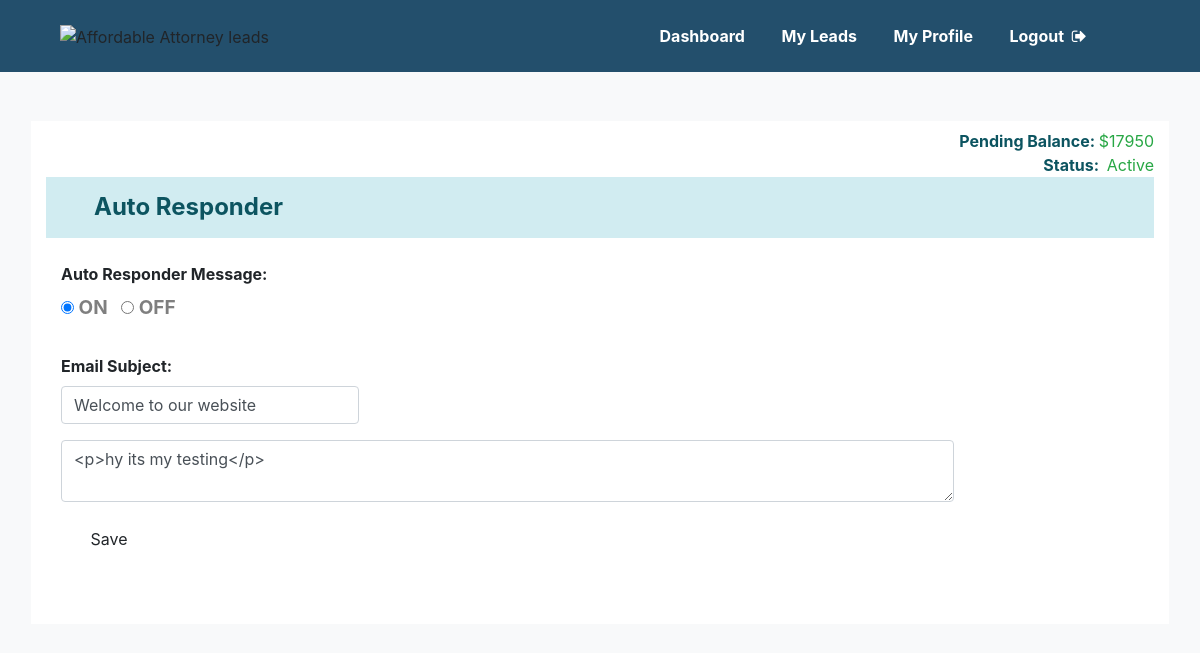
Page /lawyer/app/autorespond (signed in) on the committed database.
### tables this page shows
CREATE TABLE `lawyer_profile` (
  `id` int(11) NOT NULL,
  `active` tinyint(1) NOT NULL,
  `idhash` varchar(100) NOT NULL,
  `Name` varchar(70) NOT NULL,
  `Organization` varchar(25) NOT NULL,
  `Email` varchar(255) NOT NULL,
  `Password` varchar(100) NOT NULL,
  `access_code` text NOT NULL,
  `Contact` varchar(20) NOT NULL,
  `state` varchar(100) NOT NULL,
  `city2` varchar(100) NOT NULL,
  `city3` varchar(100) NOT NULL,
  `city4` varchar(100) NOT NULL,
  `Zipcode` int(5) NOT NULL,
  `Leads` int(100) NOT NULL,
  `total_Leads` int(100) NOT NULL,
  `PendingBalance` int(100) NOT NULL,
  `DummyLeads` int(100) NOT NULL,
  `Picture` varchar(120) NOT NULL,
  `Catogory` varchar(255) NOT NULL,
  `Catogory2` varchar(30) NOT NULL,
  `Catogory3` varchar(30) NOT NULL,
  `Catogory4` varchar(30) NOT NULL,
  `Description` longtext NOT NULL,
  `subject` text NOT NULL,
  `detail` longtext NOT NULL,
  `smsstatus` varchar(1) NOT NULL
);

### lawyer/app/autorespond.php (the view, shortened to what this page needs)
<?php
if(strlen($_SESSION['Lawyerlogin'])==0)
	{
header('location:login');
}
else{
?>
<!DOCTYPE html>
<html lang="en">
<head>
    <?php include "libs.php"; ?>
</head>
<body class="bg-light">
<?php include_once "dashboard_header.php"; ?>
<br><br><br>
<section class="pl-2 pr-2">
    <div class="container bg-white text-center text-black dash pt-2 mt-5 mb-5 border-light border-right border-left border-top border-bottom">
        <?php include_once "balance_status.php" ?>
        <h4 class="text-left pl-5 font-weight-bold p-3" style="background-color:#d1ecf1; color:#0c5460;">Auto Responder </h4>
        <div class="container-fluid p-0">
            <div class="col-12 col-lg-10  col-md-10 col-sm-12">
                <form class="payment-form1" method="post">
					 <?php $sql = "SELECT subject,detail,active from lawyer_profile where id=:id";
                    $query = $db -> prepare($sql);
                    $query->bindParam(':id',$id,PDO::PARAM_STR);
                    $query->execute();
                    $results=$query->fetchAll(PDO::FETCH_OBJ);
                    if($query->rowCount() > 0)
                    {
                    foreach($results as $result)
                    {
                    $detail = htmlentities($result->detail);
                    $sub= htmlentities($result->subject);
                    $act= htmlentities($result->active);
                    }}?>
                    <div class="form-group text-left">
                        <label class="mt-3 font-weight-bold">Auto Responder Message:</label><br>
                        <input type="radio" name="active" <?php echo ($act =='1')? 'checked':''?> value="1">
                        <span class="font-weight-bold text-black-50" style="font-size: 19px;">ON</span>&nbsp;&nbsp;
                        <input type="radio" name="active" <?php echo ($act =='0')? 'checked':''?> value="0" >
                        <span class="font-weight-bold text-black-50" style="font-size: 19px;">OFF</span>
                    </div>
                    <div class="form-group text-left">
                        <label class="mt-3 font-weight-bold ">Email Subject:</label>
                        <input type="text" class="form-control col-lg-4 col-md-6 col-sm-10 col-12" name="subject" placeholder="Write Subject line" value="<?php echo $sub?>" >
                    </div>
                    <div class="form-group text-left">
                        <textarea class="ckeditor form-control" placeholder="Write Message" name="editor"><?php echo $detail?></textarea>
                    </div>
                    <div class="form-group text-left">
                            <input type="submit" name="submitbtn" class="btn pt-2 pb-2 pr-4 pl-4 mb-5 buttons" value=" Save " />
                    </div>
                </form>
            </div>
        </div>
    </div>
</section>
</body>
</html>
<?php }?>

### lawyer/app/balance_status.php (shortened to what this page needs)
<?php
$database=new Database();
$db = $database->getConnection();
$id=$_SESSION['id'];
 $sql ="SELECT * FROM lawyer_profile WHERE  id=:id";
 $query = $db->prepare($sql);
$query-> bindParam(':id', $id, PDO::PARAM_STR);
 $query->execute();
 $results=$query->fetchAll(PDO::FETCH_OBJ);
 if($query->rowCount() > 0)
 {
     foreach($results as $result){
         $pending=htmlentities($result->PendingBalance);
     }
 }
?>
<div class="text-right font-weight-bold" style="color:#0c5460;">
    <p class=" m-0">
        Pending Balance: <b class="text-success font-weight-normal">$<?php echo $pending?></b> <br />
    </p>
    <p class=" m-0">
        Status:&nbsp;
        <b class="font-weight-normal text-success"  id="color1">
            <?php
                echo "Active";
            ?>
        </b>
    </p>
</div>

### rows in the picture
lawyer_profile: PendingBalance "17950", active "☑", subject "Welcome to our website", editor "<p>hy its my testing</p>"
